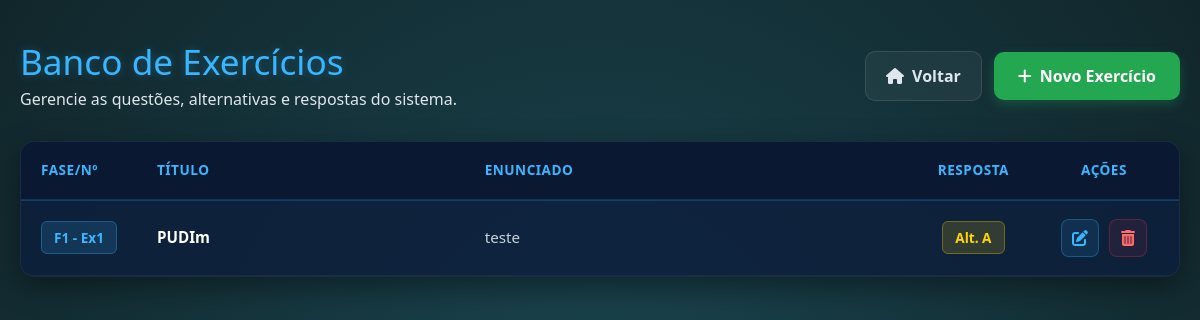
The app's page /listarExercicios, older data.
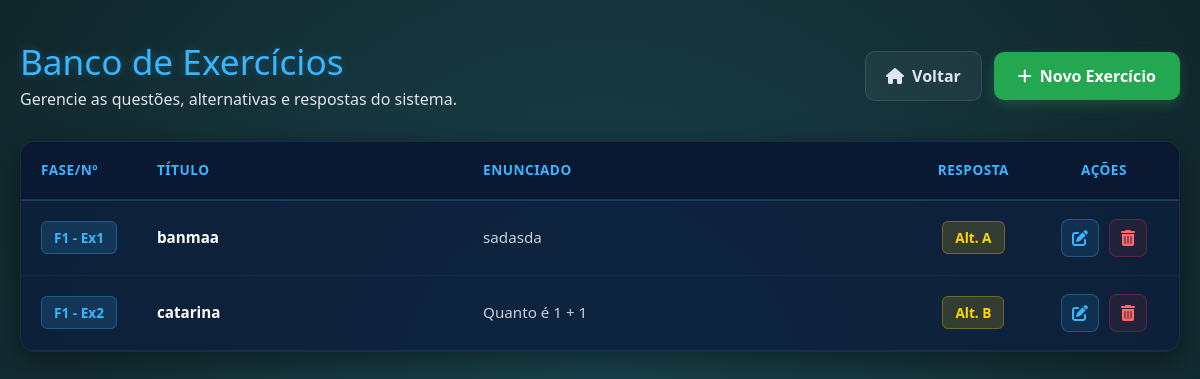
The same page, newer data.
### models/ExercicioModel.py (models this page shows, shortened)
class ExercicioModel(bd.Model):
    __tablename__ = 'Exercicio'
    idExercicio = bd.Column(bd.Integer, primary_key=True, autoincrement=True)
    titulo = bd.Column(bd.String(25), nullable=False)
    enunciado = bd.Column(bd.Text, nullable=False)
    alternativaA = bd.Column(bd.String(99), nullable=False)
    alternativaB = bd.Column(bd.String(99), nullable=False)
    alternativaC = bd.Column(bd.String(99), nullable=False)
    alternativaD = bd.Column(bd.String(99), nullable=False)
    resposta = bd.Column(bd.Text, nullable=False)
    idFase = bd.Column(bd.Integer, bd.ForeignKey('Fase.idFase'), nullable=False)
    numero = bd.Column(bd.Integer, nullable=False)

### views_mundo.py (the view)
@app.route('/listarExercicios')
def listarExercicios():
    oExercicioController = ExercicioController()
    return oExercicioController.listarExercicios()

### app.py (called while the page is built)
@event.listens_for(Engine, "connect")
def set_sqlite_pragma(dbapi_connection, connection_record):
    cursor = dbapi_connection.cursor()
    cursor.execute("PRAGMA foreign_keys=ON")
    cursor.close()

### controllers/ExercicioController.py (called while the page is built)
    def listarExercicios(self):
        oExercicioService = ExercicioService()
        return oExercicioService.listarExercicios()

### dao/ExercicioDao.py (called while the page is built)
    def carregarExercicios(self):
        exercicios = ExercicioModel.query.all()
        return exercicios

### service/ExercicioService.py (called while the page is built)
    def listarExercicios(self):
        oExercicioDao = ExercicioDao()
        exercicios = oExercicioDao.carregarExercicios()
        oExercicioView = ExercicioView()
        return oExercicioView.listarExercicios(exercicios)

### views/ExercicioView.py (called while the page is built)
    def listarExercicios(self, listaExercicios):
        return render_template('listarExercicios.html', listaExercicios=listaExercicios, titulo='Lista de Exercícios')

### templates/listarExercicios.html (shortened to what this page needs)
{% extends "template.html" %}
{% block cabecalho %}
    <link rel="stylesheet" href="{{ url_for('static', filename='styles/listarExercicios.css') }}"/>
    <link rel="stylesheet" href="https://cdnjs.cloudflare.com/ajax/libs/font-awesome/6.4.0/css/all.min.css">
{% endblock %}
{% block corpo %}
<div class="crud-container">
    <div class="crud-header">
        <div>
            <h1 class="crud-titulo">Banco de Exercícios</h1>
            <p class="crud-subtitulo">Gerencie as questões, alternativas e respostas do sistema.</p>
        </div>
        <div class="header-acoes">
            <a href="{{ url_for('index') }}" class="btn-voltar">
                <i class="fa-solid fa-house"></i> Voltar
            </a>
            <a href="{{ url_for('cadastrarExercicio') }}" class="btn-novo-exercicio">
                <i class="fa-solid fa-plus"></i> Novo Exercício
            </a>
        </div>
    </div>
    <div class="tabela-responsiva">
        <table class="tabela-exercicios">
            <thead>
                <tr>
                    <th style="width: 80px;">Fase/Nº</th>
                    <th>Título</th>
                    <th>Enunciado</th>
                    <th style="width: 90px; text-align: center;">Resposta</th>
                    <th style="width: 150px; text-align: center;">Ações</th>
                </tr>
            </thead>
            <tbody>
                {% for exercicio in listaExercicios %}
                <tr>
                    <td data-label="Fase/Nº">
                        <span class="badge-fase">F{{ exercicio.idFase }} - Ex{{ exercicio.numero }}</span>
                    </td>
                    <td data-label="Título" class="col-titulo">
                        <strong>{{ exercicio.titulo }}</strong>
                    </td>
                    <td data-label="Enunciado" class="col-enunciado">
                        {{ exercicio.enunciado }}
                    </td>
                    <td data-label="Resposta" style="text-align: center;">
                        <span class="badge-resposta">Alt. {{ exercicio.resposta | upper }}</span>
                    </td>
                    <td data-label="Ações" style="text-align: center;">
                        <div class="grupo-acoes">
                            <a href="{{ url_for('editarExercicio', idExercicio=exercicio.idExercicio) }}" class="btn-acao btn-alterar" title="Alterar Exercício">
                                <i class="fa-solid fa-pen-to-square"></i>
                            </a>
                            <a href="{{ url_for('deletarExercicio', idExercicio=exercicio.idExercicio) }}" class="btn-acao btn-apagar" title="Apagar Exercício" onclick="return confirm('Tem certeza que deseja apagar o exercício: {{ exercicio.titulo }}?')">
                                <i class="fa-solid fa-trash-can"></i>
                            </a>
                        </div>
                    </td>
                </tr>
                {% endfor %}
            </tbody>
        </table>
    </div>
</div>
{% endblock %}

Row changes from the older to the newer data that the page shows:
changed ExercicioModel: titulo "PUDIm" → "banmaa"; enunciado "teste" → "sadasda"
added ExercicioModel: idFase "1", numero "2", titulo "catarina", enunciado "Quanto é 1 + 1", resposta "B"
